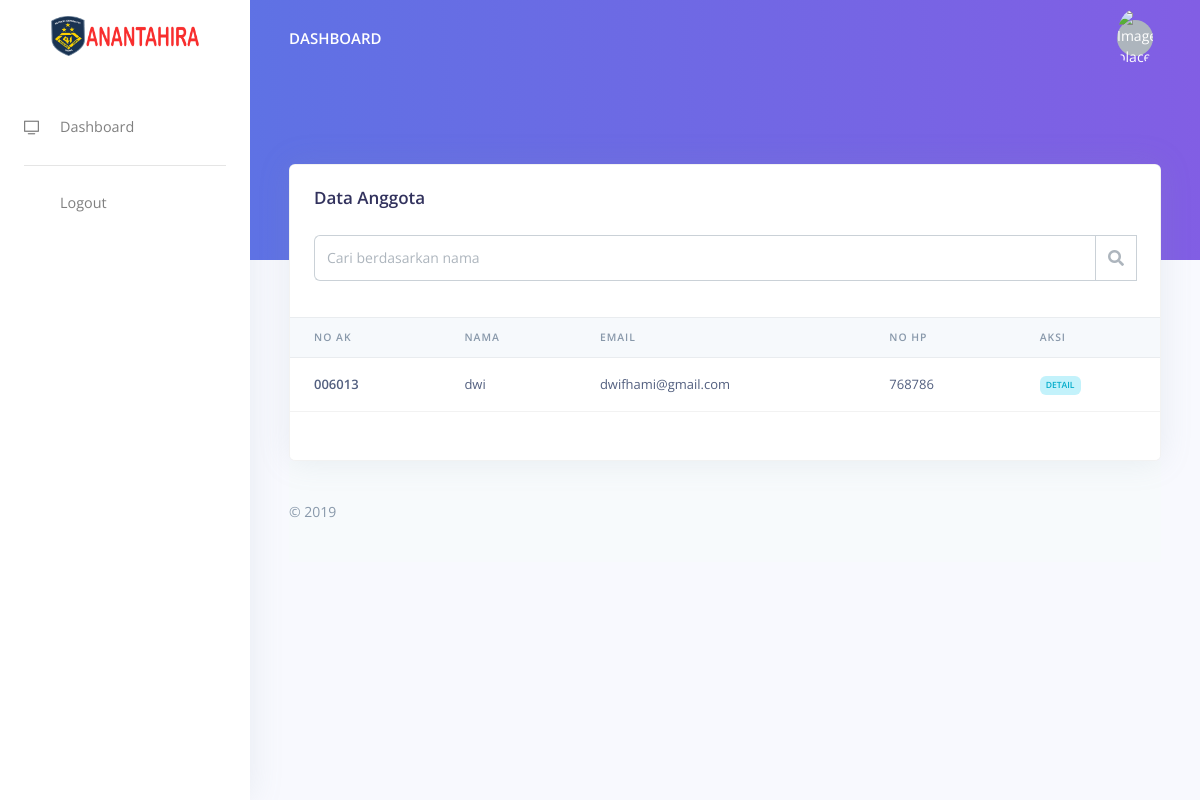
Screenshot of /index.php/admin/keanggotaan/onsearch with the database file from the repository.
### tables this page shows
CREATE TABLE `anggota` (
  `id_anggota` int(11) NOT NULL,
  `id_admin` int(10) NOT NULL,
  `no_ak` varchar(8) NOT NULL,
  `nama_lengkap` varchar(50) NOT NULL,
  `alamat` text NOT NULL,
  `no_hp` varchar(13) NOT NULL,
  `email` varchar(30) NOT NULL,
  `foto_pribadi` varchar(20) NOT NULL,
  `foto_keluarga` varchar(20) NOT NULL,
  `id_fungsi` int(10) NOT NULL,
  `id_provinsi` int(10) NOT NULL,
  `id_kabkota` int(100) NOT NULL,
  `jabatan` text NOT NULL,
  `instagram` varchar(100) NOT NULL,
  `facebook` varchar(100) NOT NULL,
  `twitter` varchar(100) NOT NULL,
  `biografi` text NOT NULL
);

### application/controllers/admin/Keanggotaan.php (called while the page is built, shortened)
<?php
class Keanggotaan extends CI_Controller {
  public function onsearch()
	{
		$keyword = $this->input->get('keyword');
    $data['anggota'] = $this->Model_anantahira->searchAnggota($keyword)->result();
    $data['pagination'] = '';
    $this->load->view('backend/data/anggota',$data);
  }
}

### index.php (called while the page is built, shortened)
<?php
require_once BASEPATH.'core/CodeIgniter.php';

### application/models/Model_anantahira.php (called while the page is built, shortened)
<?php
Class Model_anantahira extends CI_model{
  public function searchAnggota($key)
  {
    $this->db->like('nama_lengkap',$key);
    return $this->db->get('anggota');
  }
}

### application/views/backend/data/anggota.php (the view, shortened to what this page needs)
<!DOCTYPE html>
<html lang="en">
<body class="">
  <div class="main-content">
    <div class="header bg-gradient-primary pb-8 pt-5 pt-md-8">
    </div>
    <div class="container-fluid mt--7">
      <div class="row">
        <div class="col">
          <div class="card shadow">
            <div class="card-header border-0">
              <h3 class="mb-0">Data Anggota</h3>
              <form class="mt-4 mb-3" action="<?php echo base_url('admin/Keanggotaan/onsearch') ?>">
                <div class="input-group input-group-rounded input-group-merge">
                  <input type="search" class="form-control form-control-rounded form-control-prepended"
                    placeholder="Cari berdasarkan nama" required="" name="keyword" aria-label="Search"
                    value="<?php echo $this->input->get('keyword'); ?>">
                  <div class="input-group-prepend">
                    <div class="input-group-text">
                      <span class="fa fa-search"></span>
                    </div>
                  </div>
                </div>
              </form>
            </div>
            <div class="table-responsive">
              <table class="table align-items-center table-flush">
                <thead class="thead-light">
                  <tr>
                    <th scope="col">NO AK</th>
                    <th scope="col">Nama</th>
                    <th scope="col">Email</th>
                    <th scope="col">No HP</th>
                    <th scope="col">Aksi</th>
                  </tr>
                </thead>
                <tbody>
                  <?php foreach ($anggota as $res) { ?>
                  <tr>
                    <th scope="row"><?php echo $res->no_ak; ?></th>
                    <td><?php echo $res->nama_lengkap; ?></td>
                    <td><?php echo $res->email; ?></td>
                    <td><?php echo $res->no_hp ?></td>
                    <td>
                      <?php
                          $username = $this->db->select('username')
                                              ->from('admin')
                                              ->where(array('id_admin' => $res->id_admin ))
                                              ->get()->row();
                         ?>
                      <a href="<?php echo base_url('admin/home?user='.$username->username) ?>">
                        <span class="badge badge-info">Detail</span>
                      </a>
                    </td>
                  </tr>
                  <?php } ?>
                </tbody>
              </table>
            </div>
            <div class="card-footer py-4">
            </div>
          </div>
        </div>
      </div>
      <footer class="footer">
        <div class="row align-items-center justify-content-xl-between">
          <div class="col-xl-6">
            <div class="copyright text-center text-xl-left text-muted">
              &copy; 2019
            </div>
          </div>
        </div>
      </footer>
    </div>
  </div>
</body>
</html>

### rows the page displays
anggota: no_ak "006013", nama_lengkap "dwi", email "dwifhami@gmail.com", no_hp "768786"
